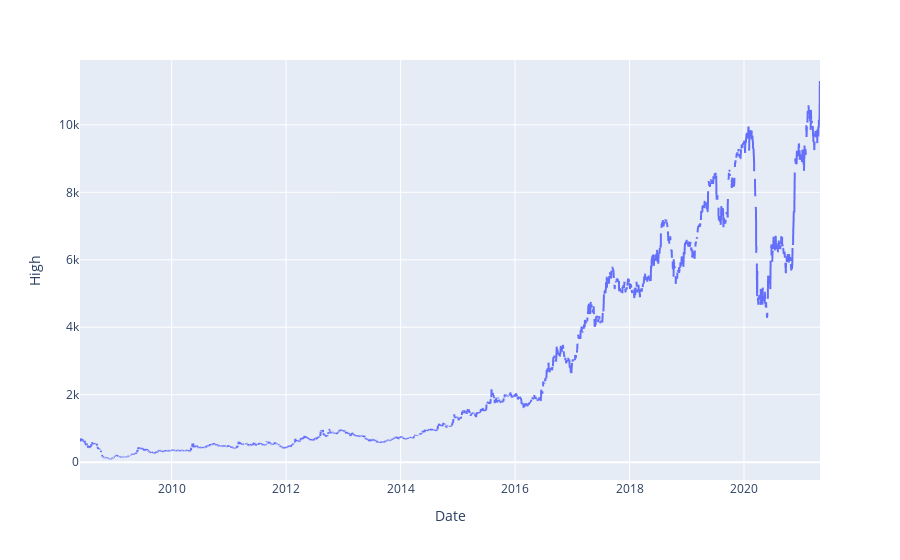

The notebook cell this image was saved under:
### Markdown cell above
# Date vs High price of the day plot

### Code cell
fig = px.line(df, x='Date', y="High")
fig.show()

### Figure 1 — Plotly figure (JSON) as saved in the notebook; plotly's stock layout.template omitted (floating-point values rounded to 4 significant figures; data arrays with more than 128 entries replaced by an {"elided": "..."} marker saying what was removed)
{"data": [{"hovertemplate": "Date=%{x}<br>High=%{y}<extra></extra>", "legendgroup": "", "line": {"color": "#636efa", "dash": "solid"}, "marker": {"symbol": "circle"}, "mode": "lines", "name": "", "showlegend": false, "type": "scattergl", "x": {"elided": "4723 str values"}, "xaxis": "x", "y": {"elided": "4723 float values"}, "yaxis": "y"}], "layout": {"legend": {"tracegroupgap": 0}, "margin": {"t": 60}, "xaxis": {"anchor": "y", "domain": [0, 1], "title": {"text": "Date"}}, "yaxis": {"anchor": "x", "domain": [0, 1], "title": {"text": "High"}}}}
